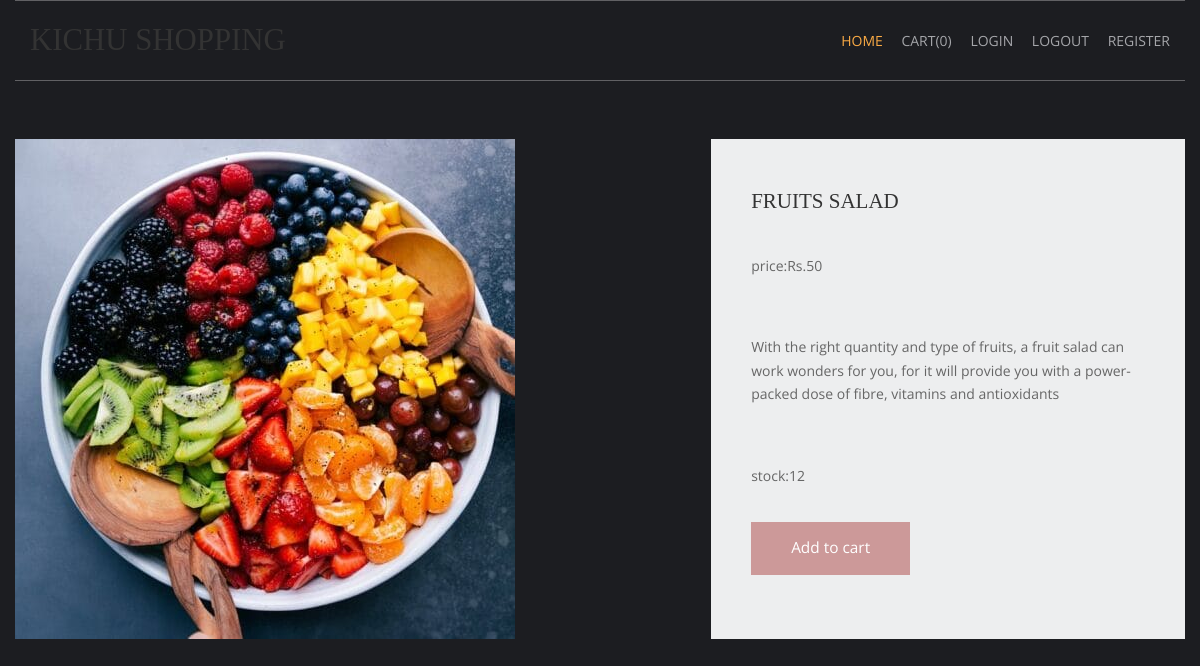
/fruits-recipe/fruits-salad, run on the app's committed database.
### shop/models.py (models this page shows, shortened)
class products(models.Model):
    name = models.CharField(max_length=250, unique=True)
    slug = models.SlugField(max_length=250, unique=True)
    img=models.ImageField(upload_to='product')
    desc=models.TextField()
    stock=models.IntegerField()
    available=models.BooleanField()
    price=models.IntegerField()
    category=models.ForeignKey(categ,on_delete=models.CASCADE)

### shop/views.py (the view)
# urls.py: path('<slug:c_slug>/<slug:product_slug>',views.prodDetails,name='details'),
def prodDetails(request,c_slug,product_slug):
    try:
        prod=products.objects.get(category__slug=c_slug,slug=product_slug)
    except Exception as e:
        raise e
    return render(request,'item.html',{'pr':prod})

### cart/context_processor.py (called while the page is built)
def count(request):
    item_count=0;
    if 'admin' in request.path:
        return {}
    else:
        try:
            ct=cartlist.objects.filter(cart_id=c_id(request))
            cti=items.objects.all().filter(cart=ct[:1])
            for c in cti:
                item_count+=c.quan
        except cartlist.DoesNotExist:
            item_count=0
        return dict(itc=item_count)

### cart/views.py (called while the page is built)
def c_id(request):
    ct_id=request.session.session_key
    if not ct_id:
        ct_id=request.session.create()
    return ct_id

### templates/item.html (shortened to what this page needs)
{% extends 'base.html' %}
{% load static %}
{% block content %}
<html lang="en">
<head>
    <link href="{% static 'pr/fontawesome/css/all.min.css' %}" rel="stylesheet" />
    <link href="{% static 'pr/css/templatemo-comparto.css' %}" rel="stylesheet" />
</head>
<body>
    <br>  <br>
        <section class="tm-mb-1" id="about">
            <div class="tm-row tm-about-row">
                <div class="tm-section-1-l">
                    <img src="{{pr.img.url}}" alt="About image" class="tm-img-responsive">
                </div>
                <article class="tm-section-1-r tm-bg-color-8">
                    <h2 class="tm-mb-2 tm-title-color">{{pr.name}}</h2>
                   <p>price:Rs.{{pr.price}}</p><br>
                    <p>{{pr.desc}}</p><br>
                    <p>stock:{{pr.stock}}</p>
                    {% if pr.stock <= 0 %}
                    <h1 style="color:red">sorry no stock left</h1>
                    {% else %}
                    <a href="{% url 'addcart' pr.id %}" class="tm-btn tm-btn-1 tm-link-to-services">Add to cart</a>
                    {% endif %}
                </article>
            </div>
        </section>
</body>
</html>
{% endblock %}

### static/hm/layout/styles/layout.css (style rules this page uses)
*, *::before, *::after { transition:all .3s ease-in-out; }
body { color:#A5A6AA; background-color:#1C1D21; }
a { color:#FBAB45; }

### static/pr/css/templatemo-comparto.css (style rules this page uses)
*, *::before, *::after { box-sizing: border-box; outline: none; }
ul, h1, h2, h3, h4, p, figure { padding: 0; margin: 0; }
body { font-family: 'Open Sans', Arial, sans-serif; font-size: 18px; overflow-x: hidden; padding-left: 15px; padding-right: 15px; margin: 0; }
h2 { font-size: 1.5rem; }
a { transition: all 0.3s ease; text-decoration: none; }
p { color: #666; line-height: 1.7; margin-bottom: 35px; }
h1, h2, h3, h4, h5, h6 { color: #333; }
.tm-mb-1 { margin-bottom: 20px; }
.tm-mb-2 { margin-bottom: 40px; }
.tm-bg-color-8 { background-color: #EDEEEF; }
.tm-img-responsive { max-width: 100%; height: auto; }
.tm-section-1-l { width: 57.85%; margin-right: 1.65%; }
.tm-section-1-r { padding: 50px 40px; width: 40.5%; }
.tm-row { display: flex; }
.tm-btn { display: inline-block; padding: 15px 40px; font-size: 1.1rem; border: none; background-color: #CC9999; color: white; }
a { color: #666; }

### static/hm/layout/styles/framework.css (style rules this page uses)
html { overflow-y:scroll; overflow-x:hidden; }
html, body { margin:0; padding:0; font-size:14px; line-height:1.6em; }
*, *::before, *::after { box-sizing:border-box; }
a { outline:none; text-decoration:none; }
img { width:auto; max-width:100%; height:auto; margin:0; padding:0; border:none; line-height:normal; vertical-align:middle; }
body, input, textarea, select { font-family:Verdana, Geneva, sans-serif; }
h1, h2, h3, h4, h5, h6, .heading { font-family:Georgia, "Times New Roman", Times, serif; }
::placeholder { opacity:1; }
h1, h2, h3, h4, h5, h6, .heading { margin:0 0 20px 0; font-size:1.4rem; line-height:normal; font-weight:normal; text-transform:uppercase; }
address, article, aside, figcaption, figure, footer, header, main, nav, section { display:block; margin:0; padding:0; }

### data on the page
products: img (picture), name "FRUITS SALAD", price "50", desc "With the right quantity and type of fruits, a fruit salad can work wonders for you, for it will provide you with a power-packed dose of fibre, vitamins and antioxidants", stock "12"

### other printed values
{{ itc }} "0"
